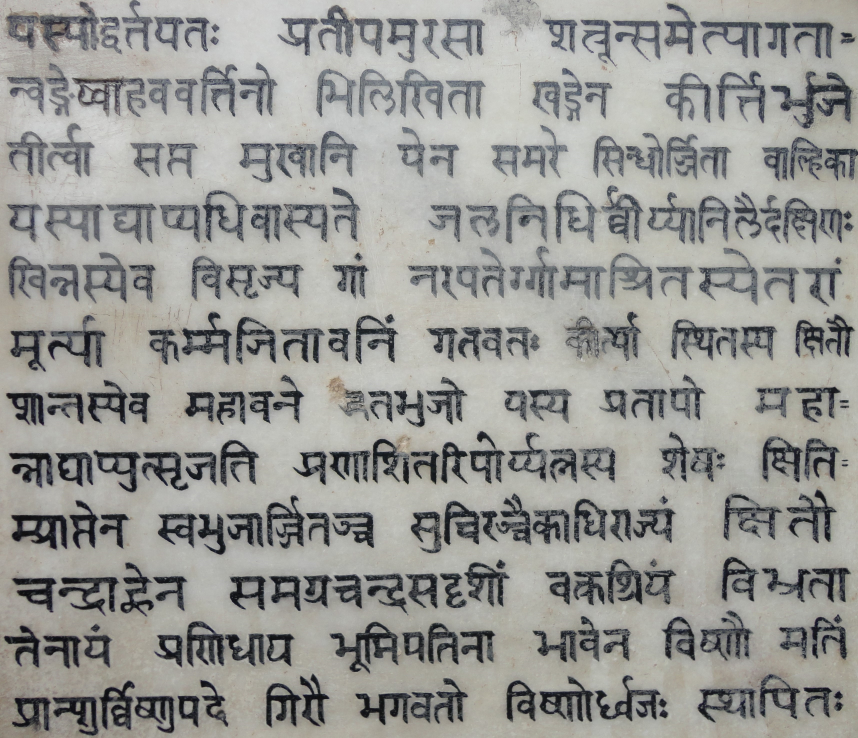
#> input picture datasets/Sankskrit/Sanskrit_Inscription_at_Qutub_Complex.jpeg.jpg, 3432 x 2951 px (shown at 1/4 size)
$ python -i main.py   (imports and definitions only)
#> lines starting #> are read from the running program, lines starting #| are printed output that depends on the picture; after the words box and inside, x2 and y2 are one past the last pixel; in counts of white or black regions, pixels touching at a corner belong together
import cv2
import os
import numpy as np
import matplotlib.pyplot as plt
from sklearn.svm import SVC
from sklearn.model_selection import train_test_split
from sklearn.preprocessing import LabelEncoder
from sklearn.metrics import classification_report, accuracy_score, confusion_matrix
from sklearn.metrics import precision_recall_curve, average_precision_score
from sklearn.preprocessing import label_binarize
from keras.preprocessing.image import img_to_array, load_img
from keras.models import Sequential
from keras.layers import Conv2D, MaxPooling2D, Flatten, Dense
from keras.utils import to_categorical
import joblib
from collections import Counter
import time
import seaborn as sns

def load_dataset(data_dir):
    images = []
    labels = []
    languages = os.listdir(data_dir)

    for language in languages:
        language_dir = os.path.join(data_dir, language)
        if not os.path.isdir(language_dir):
            continue

        for image_name in os.listdir(language_dir):
            image_path = os.path.join(language_dir, image_name)
            image = load_img(image_path, target_size=(28, 28), color_mode='grayscale')
            image = img_to_array(image)
            images.append(image)
            labels.append(language)

    images = np.array(images)
    labels = np.array(labels)

    label_encoder = LabelEncoder()
    labels = label_encoder.fit_transform(labels)

    return images, labels, label_encoder.classes_

data_dir = './main_dataset'
# [1 line that did not run here, left out]

# [1 line that did not run here, left out]

# [1 line that did not run here, left out]
# [1 line that did not run here, left out]

svm_model = SVC(kernel='linear')
# [2 lines not run here, left out]

# [1 line that did not run here, left out]
# [1 line that did not run here, left out]

# [1 line that did not run here, left out]
# [1 line that did not run here, left out]

# [9 lines that did not run here, left out]

# [3 lines not run here, left out]

def show_image(title, image):
    plt.imshow(image, cmap='gray')
    plt.title(title)
    plt.axis('off')
    plt.show()

def preprocess_image(image_path):
    image = cv2.imread(image_path, cv2.IMREAD_GRAYSCALE)
#> image: shape (2951, 3432); min 2, max 223, mean 152.2
    filter1 = cv2.GaussianBlur(image,(5,5),0)
    _, binary_image = cv2.threshold(filter1, 0, 255, cv2.THRESH_BINARY_INV + cv2.THRESH_OTSU)
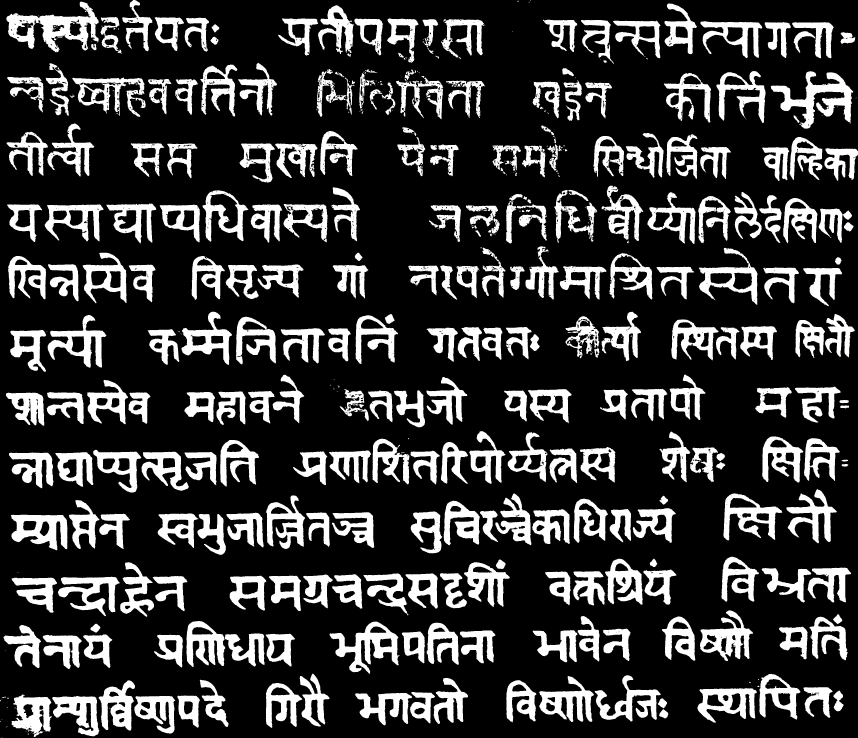
#> binary_image: shape (2951, 3432) (shown at 1/4 size); 22% white; 498 white regions (170 under 20 px), largest, box (x1, y1, x2, y2) and area: (25, 7, 395, 209) 28819, (3083, 285, 3413, 515) 26684, (1318, 2486, 1599, 2695) 22142
    kernel = np.ones((3,3),np.uint8)
    binary_image = cv2.morphologyEx(binary_image, cv2.MORPH_OPEN,kernel)
#> binary_image: shape (2951, 3432); 21.9% white; 422 white regions (51 under 20 px)
    show_image("Preprocessed Image (Binary)", binary_image)
    return binary_image

def segment_characters(binary_image):
    contours, _ = cv2.findContours(binary_image, cv2.RETR_EXTERNAL, cv2.CHAIN_APPROX_SIMPLE)
#> contours = 418 contours, 77 with area under 20; largest, box (x1, y1, x2, y2) and area: (26, 7, 395, 209) 33024, (3083, 285, 3413, 515) 25624, (1318, 2486, 1597, 2695) 24010, (2796, 992, 3030, 1218) 22101, (2894, 1974, 3129, 2161) 21550
    characters = []
    min_contour_area = 50
    min_aspect_ratio = 0.2
    max_aspect_ratio = 5.0

    for contour in contours:
        area = cv2.contourArea(contour)
        if area > min_contour_area:
            x, y, w, h = cv2.boundingRect(contour)
            aspect_ratio = w / float(h)

            if min_aspect_ratio < aspect_ratio < max_aspect_ratio:
                characters.append((x, y, w, h))
#> this loop made 418 passes
#> (area, x, y, w, h, aspect_ratio) on passes 3, 6, 10, 11, 12, 14, 15, 16, 17, 18, 19, 21: (808, 2637, 2837, 36, 36, 1), (835, 2632, 2793, 36, 40, 0.9), (13634, 537, 2784, 163, 150, 1.09), (15757.5, 209, 2784, 188, 161, 1.17), (7788.5, 710, 2782, 89, 128, 0.695), (16804, 47, 2778, 160, 170, 0.941), (12893.5, 1421, 2772, 227, 129, 1.76), (6867.5, 1640, 2768, 100, 125, 0.8), (1938, 3333, 2762, 41, 83, 0.494), (20389, 2790, 2753, 237, 137, 1.73), (6720.5, 3214, 2749, 116, 122, 0.951), (13761, 1064, 2732, 144, 179, 0.804)
#> (area, x, y, w, h) on pass 102: (9273.5, 1173, 1806, 136, 134)
#> after the loop, characters = 312 items, first 6: (2637, 2837, 36, 36), (2632, 2793, 36, 40), (537, 2784, 163, 150), (209, 2784, 188, 161), (710, 2782, 89, 128), (47, 2778, 160, 170)

    # rectangles around segmented characters for visualization
    segmented_image = cv2.cvtColor(binary_image, cv2.COLOR_GRAY2BGR)
#> segmented_image: shape (2951, 3432, 3); 21.9% white; 422 white regions (51 under 20 px), largest, box (x1, y1, x2, y2) and area: (26, 7, 395, 209) 28557, (3083, 285, 3413, 515) 26594, (1318, 2486, 1597, 2695) 22124
    for (x, y, w, h) in characters:
        cv2.rectangle(segmented_image, (x, y), (x + w, y + h), (0, 255, 0), 2)
#> this loop made 312 passes
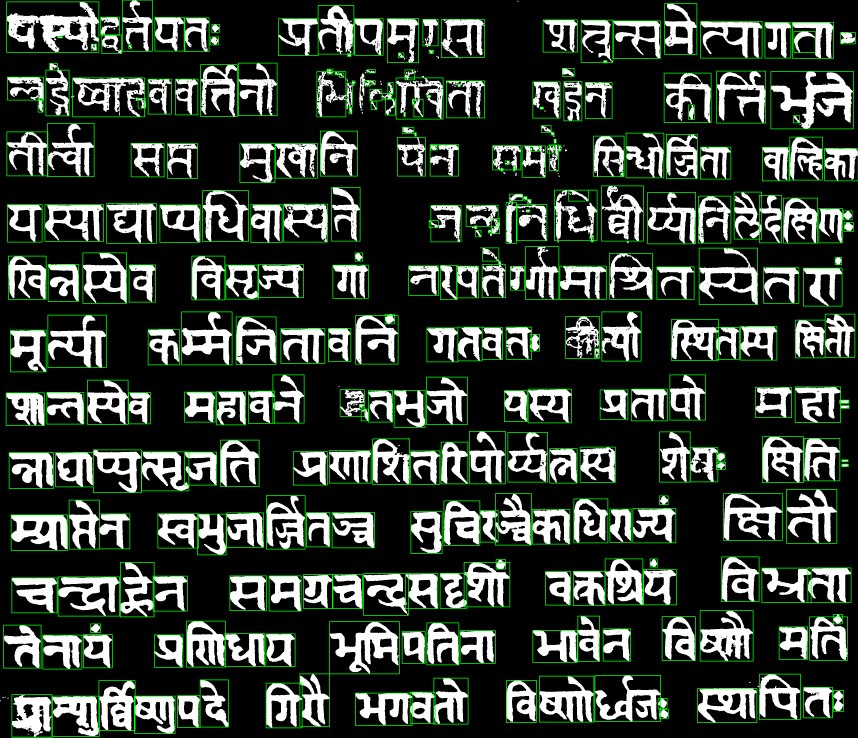
#> segmented_image: shape (2951, 3432, 3) (shown at 1/4 size); mean B, G, R 55.3, 65.9, 55.3

    show_image("Character Segmentation", segmented_image)
    return characters

def extract_features_svm(character_image):
    resized_image = cv2.resize(character_image, (28, 28)).flatten()
    return resized_image

def extract_features_cnn(character_image):
    resized_image = cv2.resize(character_image, (28, 28))
    resized_image = resized_image.reshape(28, 28, 1) / 255.0
    return resized_image

def classify_character_svm(feature_vector):
    prediction = svm_model.predict([feature_vector])
    return prediction[0]

def classify_character_cnn(feature_vector):
    prediction = cnn_model.predict(np.array([feature_vector]))
    return np.argmax(prediction[0])

def evaluate_model(y_true, y_pred, model_name):
    print(f"Classification Report for {model_name}:\n")
    print(classification_report(y_true, y_pred, target_names=class_names))

    accuracy = accuracy_score(y_true, y_pred)
    print(f"{model_name} Accuracy: {accuracy * 100:.2f}%")

    conf_matrix = confusion_matrix(y_true, y_pred)
    plt.figure(figsize=(8, 6))
    sns.heatmap(conf_matrix, annot=True, fmt="d", cmap="Blues", xticklabels=class_names, yticklabels=class_names)
    plt.title(f'Confusion Matrix for {model_name}')
    plt.ylabel('True Label')
    plt.xlabel('Predicted Label')
    plt.show()

def measure_prediction_speed(model_func, feature_vector):
    start_time = time.time()
    model_func(feature_vector)
    return time.time() - start_time

def main(image_path):
    binary_image = preprocess_image(image_path)
    characters = segment_characters(binary_image)

    svm_predictions = []
    cnn_predictions = []
    svm_times = []
    cnn_times = []

    for char in characters:
        x, y, w, h = char
        character_image = binary_image[y:y+h, x:x+w]

        feature_vector_svm = extract_features_svm(character_image)
        svm_time = measure_prediction_speed(classify_character_svm, feature_vector_svm)
        svm_times.append(svm_time)
        class_index_svm = classify_character_svm(feature_vector_svm)
        svm_predictions.append(class_index_svm)

        feature_vector_cnn = extract_features_cnn(character_image)
        cnn_time = measure_prediction_speed(classify_character_cnn, feature_vector_cnn)
        cnn_times.append(cnn_time)
        class_index_cnn = classify_character_cnn(feature_vector_cnn)
        cnn_predictions.append(class_index_cnn)
#> this loop made 1 pass
#> pass 1, in main, `character_image = binary_image[y:y+h, x:x+w]`:
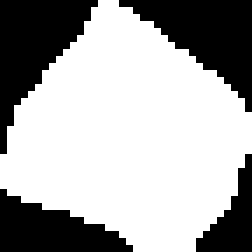
#> character_image: shape (36, 36) (shown 7 times larger); 66% white; 4 black regions, box (x1, y1, x2, y2) and area: (0, 0, 14, 22) 143, (17, 0, 36, 16) 142, (0, 27, 19, 36) 101, (28, 22, 36, 36) 54
#> after the loop, cnn_predictions = []; cnn_times = []; svm_predictions = []; svm_times = []

    if svm_predictions:
        most_common_svm = Counter(svm_predictions).most_common(1)[0][0]
        print(f"The majority of characters belong to language (SVM): {class_names[most_common_svm]}")
    else:
        print("No characters were detected in the image (SVM).")

    if cnn_predictions:
        most_common_cnn = Counter(cnn_predictions).most_common(1)[0][0]
        print(f"The majority of characters belong to language (CNN): {class_names[most_common_cnn]}")
    else:
        print("No characters were detected in the image (CNN).")

    print(f"Average SVM prediction time per character: {np.mean(svm_times):.5f} seconds")
    print(f"Average CNN prediction time per character: {np.mean(cnn_times):.5f} seconds")

    evaluate_model(y_test, svm_model.predict(X_test_flat), "SVM")
    evaluate_model(np.argmax(cnn_model.predict(X_test_cnn), axis=1), y_test, "CNN")


image_path = "./datasets/Sankskrit/Sanskrit_Inscription_at_Qutub_Complex.jpeg.jpg"
# [1 line not run here, left out]

#> (the run stopped early here; a loop or call above may not have finished)
